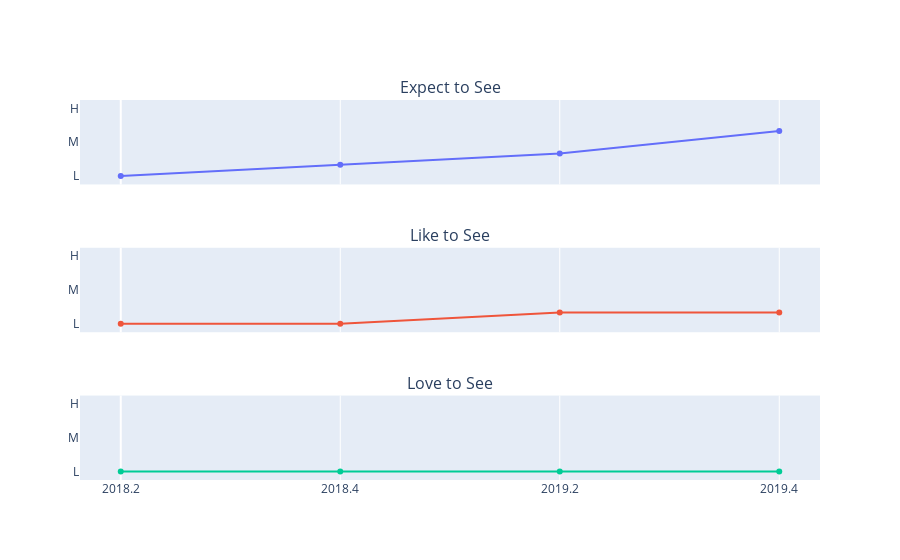

This figure's notebook cell:
### Code cell
#     fig = go.Figure(layout=layout, data=[trace1])
fig = make_subplots(rows=len(data), cols=1,
                   subplot_titles=results_tidy['pm_cat'].unique(),
                   shared_xaxes=True)

layout = go.Layout(
    title='Indicator 3.2',
    yaxis_title='rating',
#     xaxis_tickvals=x,
#     xaxis_ticktext=x_labels,
    yaxis_tickvals=[1,2,3],
    yaxis_ticktext=['L', 'M', 'H']
)

for idx, trace in enumerate(data):
    fig.add_trace(trace, row=idx+1, col=1)

# Update y-axes properties
fig.update_yaxes(range=[0.75,3.25], 
                 showgrid=False, 
                 tickvals=[1,2,3], 
                 ticktext=['L', 'M', 'H'])

# Update x-axes properties
x_tick_text = df.loc[pd.IndexSlice[selector, 'Expect to See'],:].index
fig.update_xaxes(tickvals=x, ticktext=x_tick_text)
fig.update_layout(showlegend=False)

fig.show()

### Figure 1 — Plotly figure (JSON) as saved in the notebook; plotly's stock layout.template omitted (floating-point values rounded to 4 significant figures)
{"data": [{"type": "scatter", "x": [0, 1, 2, 3], "xaxis": "x", "y": [1, 1.333, 1.667, 2.333], "yaxis": "y"}, {"type": "scatter", "x": [0, 1, 2, 3], "xaxis": "x2", "y": [1, 1, 1.333, 1.333], "yaxis": "y2"}, {"type": "scatter", "x": [0, 1, 2, 3], "xaxis": "x3", "y": [1, 1, 1, 1], "yaxis": "y3"}], "layout": {"annotations": [{"font": {"size": 16}, "showarrow": false, "text": "Expect to See", "x": 0.5, "xanchor": "center", "xref": "paper", "y": 1, "yanchor": "bottom", "yref": "paper"}, {"font": {"size": 16}, "showarrow": false, "text": "Like to See", "x": 0.5, "xanchor": "center", "xref": "paper", "y": 0.6111, "yanchor": "bottom", "yref": "paper"}, {"font": {"size": 16}, "showarrow": false, "text": "Love to See", "x": 0.5, "xanchor": "center", "xref": "paper", "y": 0.2222, "yanchor": "bottom", "yref": "paper"}], "showlegend": false, "xaxis": {"anchor": "y", "domain": [0, 1], "matches": "x3", "showticklabels": false, "ticktext": [2018.0, 2018.0, 2019.0, 2019.0], "tickvals": [0, 1, 2, 3]}, "xaxis2": {"anchor": "y2", "domain": [0, 1], "matches": "x3", "showticklabels": false, "ticktext": [2018.0, 2018.0, 2019.0, 2019.0], "tickvals": [0, 1, 2, 3]}, "xaxis3": {"anchor": "y3", "domain": [0, 1], "ticktext": [2018.0, 2018.0, 2019.0, 2019.0], "tickvals": [0, 1, 2, 3]}, "yaxis": {"anchor": "x", "domain": [0.7778, 1], "range": [0.75, 3.25], "showgrid": false, "ticktext": ["L", "M", "H"], "tickvals": [1, 2, 3]}, "yaxis2": {"anchor": "x2", "domain": [0.3889, 0.6111], "range": [0.75, 3.25], "showgrid": false, "ticktext": ["L", "M", "H"], "tickvals": [1, 2, 3]}, "yaxis3": {"anchor": "x3", "domain": [0, 0.2222], "range": [0.75, 3.25], "showgrid": false, "ticktext": ["L", "M", "H"], "tickvals": [1, 2, 3]}}}
